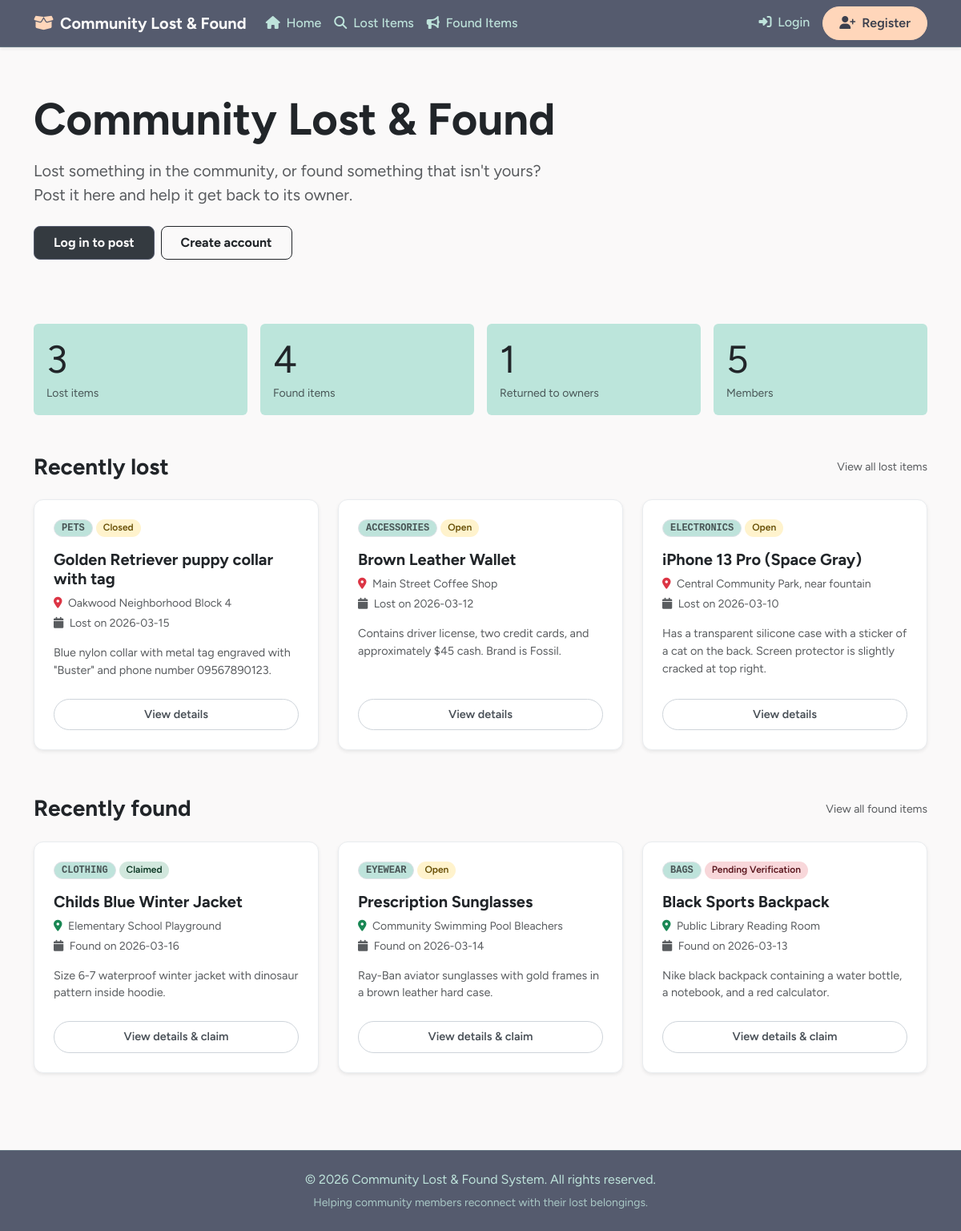
The page / on the database its author committed.
### tables this page shows
CREATE TABLE `items` (
  `item_id` INT AUTO_INCREMENT PRIMARY KEY,
  `user_id` INT NOT NULL,
  `status_id` INT NOT NULL DEFAULT 1,
  `item_type` ENUM('Lost', 'Found') NOT NULL,
  `related_lost_item_id` INT DEFAULT NULL,
  `category_id` INT NOT NULL,
  `title` VARCHAR(150) NOT NULL,
  `description` TEXT NOT NULL,
  `location` VARCHAR(150) NOT NULL,
  `event_date` DATE NOT NULL,
  `created_at` TIMESTAMP DEFAULT CURRENT_TIMESTAMP,
  `updated_at` TIMESTAMP DEFAULT CURRENT_TIMESTAMP ON UPDATE CURRENT_TIMESTAMP,
  CONSTRAINT `fk_item_user` FOREIGN KEY (`user_id`) REFERENCES `users` (`user_id`) ON DELETE CASCADE,
  CONSTRAINT `fk_item_status` FOREIGN KEY (`status_id`) REFERENCES `i_status` (`status_id`) ON DELETE RESTRICT,
  CONSTRAINT `fk_item_category` FOREIGN KEY (`category_id`) REFERENCES `categories` (`category_id`) ON DELETE RESTRICT,
  CONSTRAINT `fk_found_lost_item` FOREIGN KEY (`related_lost_item_id`) REFERENCES `items` (`item_id`) ON DELETE SET NULL,
  INDEX `idx_related_lost_item_id` (`related_lost_item_id`),
  INDEX `idx_item_type` (`item_type`)
);

CREATE TABLE `categories` (
  `category_id` INT AUTO_INCREMENT PRIMARY KEY,
  `category` VARCHAR(50) NOT NULL UNIQUE
);

CREATE TABLE `i_status` (
  `status_id` INT AUTO_INCREMENT PRIMARY KEY,
  `status` VARCHAR(30) NOT NULL UNIQUE
);

### db.php (called while the page is built, shortened)
<?php
function isLoggedIn() {
    return isset($_SESSION['user_id']);
}

### index.php (the view)
<?php
require_once 'db.php';
$stats = [
    'lost'     => $pdo->query("SELECT COUNT(*) FROM items WHERE item_type = 'Lost'")->fetchColumn(),
    'found'    => $pdo->query("SELECT COUNT(*) FROM items WHERE item_type = 'Found'")->fetchColumn(),
    'returned' => $pdo->query("SELECT COUNT(*) FROM items WHERE status_id = 3")->fetchColumn(),
    'members'  => $pdo->query("SELECT COUNT(*) FROM users")->fetchColumn()
];
$recentLost = $pdo->query("SELECT i.*, c.category, s.status FROM items i
                           JOIN categories c ON i.category_id = c.category_id
                           JOIN i_status s ON i.status_id = s.status_id
                           WHERE i.item_type = 'Lost' ORDER BY i.created_at DESC LIMIT 3")->fetchAll();
$recentFound = $pdo->query("SELECT i.*, c.category, s.status FROM items i
                            JOIN categories c ON i.category_id = c.category_id
                            JOIN i_status s ON i.status_id = s.status_id
                            WHERE i.item_type = 'Found' ORDER BY i.created_at DESC LIMIT 3")->fetchAll();
include 'header.php';
?>
<div class="py-5 mb-4">
    <div class="container py-2">
        <h1 class="display-4 fw-bold mb-3 text-dark">Community Lost & Found</h1>
        <p class="fs-5 text-muted mb-4">Lost something in the community, or found something that isn't yours?<br>Post it here and help it get back to its owner.</p>
        <div class="d-flex gap-2">
            <?php if (!isLoggedIn()): ?>
                <a href="login.php" class="btn btn-dark fw-bold px-4 py-2" style="border-radius: 8px; background-color: #343a40;">Log in to post</a>
                <a href="register.php" class="btn btn-outline-dark fw-bold px-4 py-2" style="border-radius: 8px;">Create account</a>
            <?php else: ?>
                <a href="post_lost.php" class="btn btn-primary fw-bold px-4 py-2" style="border-radius: 8px;">Report Lost Item</a>
                <a href="post_found.php" class="btn btn-success fw-bold px-4 py-2" style="border-radius: 8px;">Report Found Item</a>
            <?php endif; ?>
        </div>
    </div>
</div>
<div class="container mb-5">
    <div class="row text-center g-3">
        <?php foreach ([['lost', 'Lost items'], ['found', 'Found items'], ['returned', 'Returned to owners'], ['members', 'Members']] as $item): ?>
            <div class="col-6 col-md-3">
                <div class="p-3 rounded h-100 text-start" style="background-color: #bce5db;">
                    <h2 class="display-5 fw-normal mb-0 text-dark"><?php echo $stats[$item[0]]; ?></h2>
                    <span class="text-muted small"><?php echo $item[1]; ?></span>
                </div>
            </div>
        <?php endforeach; ?>
    </div>
</div>
<div class="container my-5">
    <div class="d-flex justify-content-between align-items-center mb-4">
        <h3 class="fw-bold text-dark m-0">Recently lost</h3>
        <a href="lost_items.php" class="text-muted small text-decoration-none">View all lost items</a>
    </div>
    <div class="row g-4 mb-5">
        <?php if (empty($recentLost)): ?>
            <div class="col-12"><div class="alert alert-light border text-center text-muted py-4">No open lost item reports at the moment.</div></div>
        <?php else: ?>
            <?php foreach ($recentLost as $item): ?>
                <div class="col-md-4">
                    <div class="card h-100 shadow-sm border border-light-subtle" style="border-radius: 12px;">
                        <div class="card-body p-4 d-flex flex-column">
                            <div class="d-flex gap-1 mb-3 flex-wrap">
                                <span class="badge bg-light text-muted border text-uppercase font-monospace px-2.5 py-1 small"><?php echo htmlspecialchars($item['category']); ?></span>
                                <span class="badge <?php echo ($item['status'] === 'Resolved') ? 'bg-success-subtle text-success-emphasis' : 'bg-warning-subtle text-warning-emphasis'; ?> px-2.5 py-1 small"><?php echo htmlspecialchars($item['status']); ?></span>
                            </div>
                            <h5 class="fw-bold text-dark mb-2"><?php echo htmlspecialchars($item['title']); ?></h5>
                            <div class="text-muted small mb-1"><i class="fa-solid fa-map-marker-alt text-danger me-1"></i> <?php echo htmlspecialchars($item['location']); ?></div>
                            <div class="text-muted small mb-3"><i class="fa-solid fa-calendar me-1"></i> Lost on <?php echo $item['event_date']; ?></div>
                            <p class="card-text text-muted mb-4 flex-grow-1" style="font-size: 0.9rem; line-height: 1.5;"><?php echo htmlspecialchars($item['description']); ?></p>
                            <a href="lost_detail.php?id=<?php echo $item['item_id']; ?>" class="btn btn-outline-secondary w-100 mt-auto py-2" style="border-radius: 20px; font-size: 0.9rem; border-color: #ced4da; color: #495057;">View details</a>
                        </div>
                    </div>
                </div>
            <?php endforeach; ?>
        <?php endif; ?>
    </div>
    <div class="d-flex justify-content-between align-items-center mb-4 pt-2">
        <h3 class="fw-bold text-dark m-0">Recently found</h3>
        <a href="found_items.php" class="text-muted small text-decoration-none">View all found items</a>
    </div>
    <div class="row g-4 mb-4">
        <?php if (empty($recentFound)): ?>
            <div class="col-12"><div class="alert alert-light border text-center text-muted py-4">No found items reported recently.</div></div>
        <?php else: ?>
            <?php foreach ($recentFound as $item): ?>
                <div class="col-md-4">
                    <div class="card h-100 shadow-sm border border-light-subtle" style="border-radius: 12px;">
                        <div class="card-body p-4 d-flex flex-column">
                            <div class="d-flex gap-1 mb-3 flex-wrap">
                                <span class="badge bg-light text-muted border text-uppercase font-monospace px-2.5 py-1 small"><?php echo htmlspecialchars($item['category']); ?></span>
                                <span class="badge <?php echo ($item['status'] === 'Claimed') ? 'bg-success-subtle text-success-emphasis' : (($item['status'] === 'Pending Verification') ? 'bg-danger-subtle text-danger-emphasis' : 'bg-warning-subtle text-warning-emphasis'); ?> px-2.5 py-1 small"><?php echo htmlspecialchars($item['status']); ?></span>
                            </div>
                            <h5 class="fw-bold text-dark mb-2"><?php echo htmlspecialchars($item['title']); ?></h5>
                            <div class="text-muted small mb-1"><i class="fa-solid fa-map-marker-alt text-success me-1"></i> <?php echo htmlspecialchars($item['location']); ?></div>
                            <div class="text-muted small mb-3"><i class="fa-solid fa-calendar me-1"></i> Found on <?php echo $item['event_date']; ?></div>
                            <p class="card-text text-muted mb-4 flex-grow-1" style="font-size: 0.9rem; line-height: 1.5"><?php echo htmlspecialchars($item['description']); ?></p>
                            <a href="found_detail.php?id=<?php echo $item['item_id']; ?>" class="btn btn-outline-secondary w-100 mt-auto py-2" style="border-radius: 20px; font-size: 0.9rem; border-color: #ced4da; color: #495057;">View details & claim</a>
                        </div>
                    </div>
                </div>
            <?php endforeach; ?>
        <?php endif; ?>
    </div>
</div>
<?php include 'footer.php'; ?>

### header.php (style rules this page uses)
:root { --blue-slate: #555b6eff; --muted-teal: #89b0aeff; --frozen-water: #bee3dbff; --bright-snow: #faf9f9ff; --peach-fuzz: #ffd6baff; --ink: #3b3f4d; }
body { background-color: var(--bright-snow); color: var(--blue-slate); font-family: 'Figtree', system-ui, -apple-system, 'Segoe UI', sans-serif; display: flex; flex-direction: column; min-height: 100vh; }
.btn-outline-secondary, .btn-outline-success { border-color: var(--muted-teal); color: var(--blue-slate); font-weight: 600; border-radius: 999px; }
.btn-dark { background-color: var(--blue-slate); border-color: var(--blue-slate); color: var(--bright-snow); border-radius: 999px; font-weight: 600; }
.card { border: 1px solid var(--frozen-water); border-radius: 16px; background-color: #ffffff; box-shadow: 0 4px 20px rgba(85, 91, 110, 0.04); transition: transform 0.2s ease, box-shadow 0.2s ease; }
.bg-light { background-color: var(--frozen-water) !important; border-radius: 16px; }
.badge { font-weight: 600; padding: .35em .75em; border-radius: 999px; }

### rows shown on the page
items: status "4", user "5", category.category "PETS", status.status "Closed", title "Golden Retriever puppy collar with tag", location "Oakwood Neighborhood Block 4", event_date "2026-03-15", description "Blue nylon collar with metal tag engraved with \"Buster\" and phone number 09567890123."
items: category.category "ACCESSORIES", status.status "Open", title "Brown Leather Wallet", location "Main Street Coffee Shop", event_date "2026-03-12", description "Contains driver license, two credit cards, and approximately $45 cash. Brand is Fossil."
items: category.category "ELECTRONICS", status.status "Open", title "iPhone 13 Pro (Space Gray)", location "Central Community Park, near fountain", event_date "2026-03-10", description "Has a transparent silicone case with a sticker of a cat on the back. Screen protector is slightly cracked at top right."
items: category.category "CLOTHING", status.status "Claimed", title "Childs Blue Winter Jacket", location "Elementary School Playground", event_date "2026-03-16", description "Size 6-7 waterproof winter jacket with dinosaur pattern inside hoodie."
items: category.category "EYEWEAR", status.status "Open", title "Prescription Sunglasses", location "Community Swimming Pool Bleachers", event_date "2026-03-14", description "Ray-Ban aviator sunglasses with gold frames in a brown leather hard case."
items: category.category "BAGS", status.status "Pending Verification", title "Black Sports Backpack", location "Public Library Reading Room", event_date "2026-03-13", description "Nike black backpack containing a water bottle, a notebook, and a red calculator."

### other values the page prints
$stats[$item[0]] "3"
$item[1] "Lost items"
$item[1] "Found items"
$stats[$item[0]] "1"
$item[1] "Returned to owners"
$item[1] "Members"
